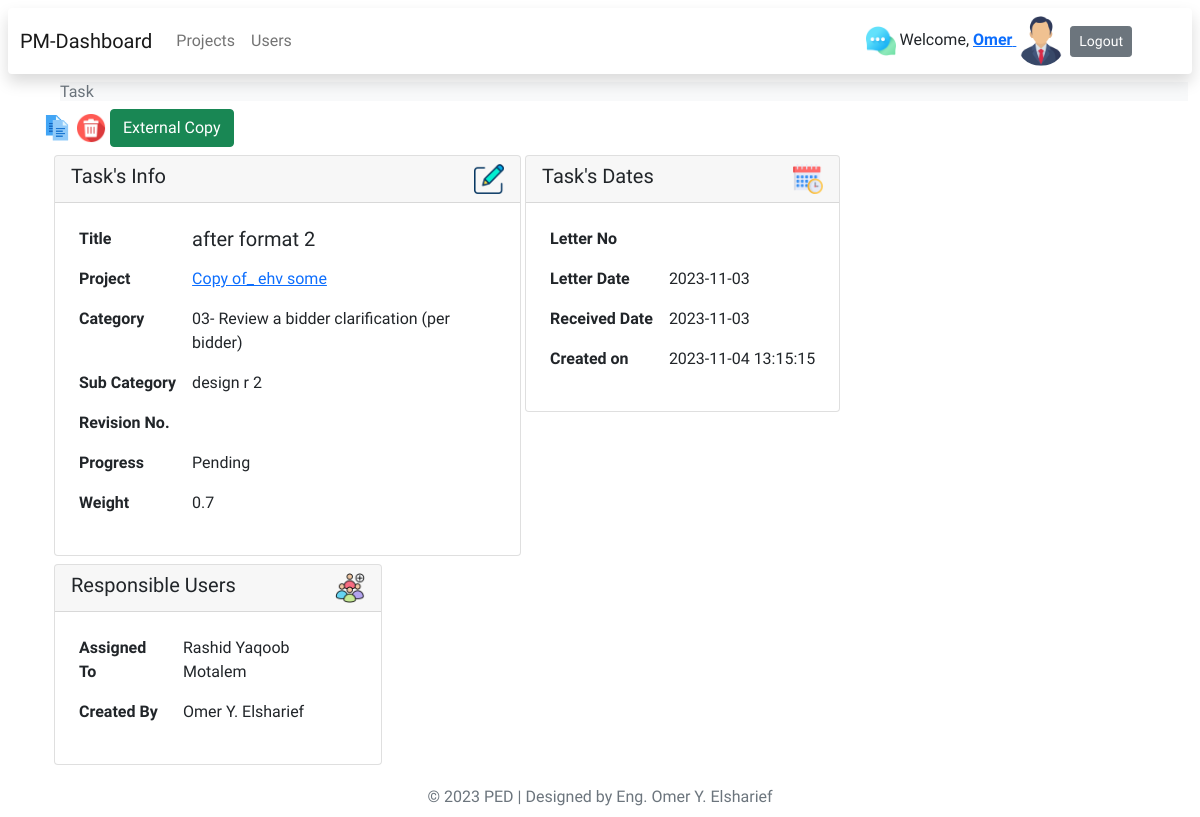
/task?id=42 (signed in), run on the app's committed database.
### tables this page shows
CREATE TABLE IF NOT EXISTS `tasks` (
  `id` int NOT NULL AUTO_INCREMENT,
  `title` varchar(255) NOT NULL,
  `category` varchar(255) DEFAULT NULL,
  `subcat` varchar(255) DEFAULT NULL,
  `revno` varchar(255) DEFAULT NULL,
  `letterno` varchar(255) DEFAULT NULL,
  `letterdate` date DEFAULT NULL,
  `recedate` date DEFAULT NULL,
  `replyno` varchar(255) DEFAULT NULL,
  `replydate` date DEFAULT NULL,
  `conshrs` varchar(255) DEFAULT NULL,
  `author` varchar(255) DEFAULT NULL,
  `project` varchar(255) DEFAULT NULL,
  `progress` varchar(255) DEFAULT NULL,
  `dayscount` varchar(255) DEFAULT NULL,
  `weight` varchar(255) DEFAULT NULL,
  `score` varchar(255) DEFAULT NULL,
  `assignuser` varchar(255) DEFAULT NULL,
  `cdate` timestamp NULL DEFAULT CURRENT_TIMESTAMP,
  PRIMARY KEY (`id`)
);

CREATE TABLE IF NOT EXISTS `projects` (
  `id` int NOT NULL AUTO_INCREMENT,
  `title` varchar(255) DEFAULT NULL,
  `cdate` datetime DEFAULT NULL,
  `tol` varchar(255) DEFAULT NULL,
  `pts` varchar(255) DEFAULT NULL,
  `contractor` varchar(255) DEFAULT NULL,
  `contractno` varchar(255) DEFAULT NULL,
  `category` varchar(255) DEFAULT NULL,
  `archived` varchar(255) DEFAULT NULL,
  `archivedate` datetime DEFAULT NULL,
  `author` varchar(255) DEFAULT NULL,
  `primaryassigneng` varchar(255) DEFAULT NULL,
  PRIMARY KEY (`id`),
  UNIQUE KEY `title` (`title`)
);

CREATE TABLE IF NOT EXISTS `taskscategories` (
  `id` int NOT NULL AUTO_INCREMENT,
  `category` varchar(255) DEFAULT NULL,
  `weight` varchar(255) DEFAULT NULL,
  `duration` varchar(255) DEFAULT NULL,
  `hours` varchar(255) DEFAULT NULL,
  PRIMARY KEY (`id`)
);

CREATE TABLE IF NOT EXISTS `subtaskscategories` (
  `id` int NOT NULL AUTO_INCREMENT,
  `category_id` varchar(255) NOT NULL,
  `subcat` varchar(255) NOT NULL,
  PRIMARY KEY (`id`)
);

CREATE TABLE IF NOT EXISTS `users` (
  `id` int UNSIGNED NOT NULL AUTO_INCREMENT,
  `user` varchar(250) DEFAULT NULL,
  `password` varchar(255) NOT NULL,
  `role` varchar(255) DEFAULT NULL,
  `name` varchar(255) NOT NULL,
  `image` varchar(255) DEFAULT NULL,
  `email` varchar(255) NOT NULL,
  `division` varchar(255) DEFAULT NULL,
  `emptype` varchar(255) DEFAULT NULL,
  `approved` varchar(255) DEFAULT '1',
  `nationality` varchar(255) DEFAULT NULL,
  `joiningdate` date DEFAULT NULL,
  `gradyear` date DEFAULT NULL,
  `vacbalance` varchar(255) DEFAULT NULL,
  `online` int NOT NULL DEFAULT '0',
  `cdate` datetime DEFAULT NULL,
  PRIMARY KEY (`id`),
  UNIQUE KEY `user` (`user`)
);

### controllers/tasks/task.php (called while the page is built, shortened)
<?php
require 'views/tasks/task.view.php';

### index.php (called while the page is built, shortened)
<?php
$router = new router();
$uri = parse_url($_SERVER['REQUEST_URI'])['path'];
$routes = include 'routes.php';
$router->route($uri, $routes);

### db.class.php (called while the page is built, shortened)
<?php
class Db
{
    private $host;
    private $username;
    private $password;
    private $database;
    public $connection;
    public function __construct($host, $username, $password, $database)
    {
        $this->host = $host;
        $this->username = $username;
        $this->password = $password;
        $this->database = $database;
    }
    private function connect()
    {
        $this->connection = new mysqli($this->host, $this->username, $this->password, $this->database);
    }
    public function read($table, $condition = '', $params = array(), $limit = null, $offset = null, $orderby = null)
    {
        $sql = "SELECT * FROM $table";
        if (!empty($condition)) {
            $sql .= " WHERE $condition";
        }
        if (!empty($orderby)) {
            $sql .= " ORDER BY $orderby DESC";
        }
        $statement = $this->connection->prepare($sql);
        if (!empty($params)) {
            $statement->bind_param(str_repeat("s", count($params)), ...$params);
        }
        $statement->execute();
        $result = $statement->get_result();
        $rows = array();
        while ($row = $result->fetch_assoc()) {
            $rows[] = $row;
        }
        return $rows;
    }
}

### auth.php (called while the page is built, shortened)
<?php
function isAdmin($role)
{
    return ($role == "admin") ?  true : false;
}
function isAssigned($table, $tid, $uid)
{
    $db = new Db('localhost', 'root', 'root', 'projectsms');
    $users = $db->read($table, 'id=? AND assignuser=?', array($tid, $uid));
    return ($users) ? true : false;
}

### views/tasks/task.view.php (the view, shortened to what this page needs)
<?php require("auth.php"); ?>
<?php $base = __DIR__ . '/../'; ?>
<?php require($base . 'partials/head.php'); ?>
<?php require($base . 'partials/nav.php'); ?>
<?php require($base . 'partials/banner.php'); ?>
<?php $tid = trim($_GET['id']) ?? ""; ?>
<?php require 'functions.php'; ?>
<?php
$uid = $_SESSION['uid'];
$role = $_SESSION['role'];
$disabled = (!isAssigned('tasks', $tid, $uid) && !isAdmin($role) && !isAuthor('tasks', $tid, $uid)) ? "disabled" : "";
?>
<main class="container">
    <?php $tasks = $db->read('tasks', 'id = ?', array($tid));
    foreach ($tasks as $row) {  ?>
    <div>
        <a title="Copy" onclick="return confirm('Are you sure you want to Copy?')"
            href="taskcopy?tid=<?= $tid ?>&pid=<?= $row['project']; ?>">
            <img class="icon" src="views/imgs/icons/copy.png"></a>
        <a class="<?= $disabled ?>" title="Delete" onclick="return confirm('Are you sure you want to Delete?')"
            href="taskdelete?tid=<?= $tid ?>&pid=<?= $row['project']; ?>">
            <img class="icon \" src="views/imgs/icons/delete.png"></a>
        <a href="taskextcopyview?tid=<?= $tid ?>" class="btn btn-success"
            onclick="window.open(this.href, '_blank', 'width=600,height=200,top=190,left=350,menubar=no,toolbar=no,location=no,status=no'); return false;">External
            Copy</a>
    </div>
    <div class="container mt-2">
        <div class="d-inline-block">
            <div class="card mb-2 w-auto">
                <div class="card-header h5 d-flex flex-row justify-content-between">
                    <div> Task's Info </div>
                    <div class=""><a class="<?= $disabled ?>" title="Edit"
                            href="taskupdate?tid=<?= $tid ?>&pid=<?= $row['project']; ?>">
                            <img class="icon " src="views/imgs/icons/edit.png"></a></div>
                </div>
                <div class="card-body">
                    <table class="table table-hover table-borderless rounded rounded-5 w-auto">
                        <tr>
                            <th class="text-dark rounded">Title</th>
                            <td class="h5 text-wrap" style="width: 20rem;"><?= $row['title']; ?></td>
                        </tr>
                        <tr>
                            <th class="text-dark rounded">Project</th>
                            <td><a href="project?id=<?php echo $row['project'] ?>"><?= project($row['project']); ?></a>
                            </td>
                        </tr>
                        <tr>
                            <th class="text-dark rounded">Category</th>
                            <td><?= taskcateg($row['category']); ?></td>
                        </tr>
                        <?php if ($row['subcat']) { ?>
                        <tr>
                            <th class="text-dark rounded">Sub Category</th>
                            <td><?= tasksubcateg($row['subcat']); ?></td>
                        </tr>
                        <?php } ?>
                        <tr>
                            <th class="text-dark rounded">Revision No.</th>
                            <td><?= $row['revno']; ?></td>
                        </tr>
                        <tr>
                            <th class="text-dark rounded">Progress</th>
                            <td><?= ($row['progress'] == "100") ? "Completed" : "Pending"; ?></td>
                        </tr>
                        <?php if ($row['weight']) { ?>
                        <tr>
                            <th class="text-dark rounded">Weight</th>
                            <td><?= $row['weight']; ?></td>
                        </tr><?php } ?>
                    </table>
                </div>
            </div>
        </div>
        <div class="d-inline-block">
            <div class="card mb-2 w-auto ml-2">
                <div class="card-header h5 d-flex flex-row justify-content-between">
                    <div>Task's Dates</div>
                    <img class="icon" src="views/imgs/icons/calendar.png">
                </div>
                <div class="card-body">
                    <table class="table table-hover table-borderless rounded rounded-5 w-auto">
                        <tr>
                            <th class="text-dark rounded">Letter No</th>
                            <td><?= $row['letterno']; ?></td>
                        </tr>
                        <tr>
                            <th class="text-dark rounded">Letter Date</th>
                            <td><?= $row['letterdate']; ?></td>
                        </tr>
                        <tr>
                            <th class="text-dark rounded">Received Date</th>
                            <td><?= $row['recedate']; ?></td>
                        </tr>
                        <tr>
                            <th class="text-dark rounded">Created on</th>
                            <td><?= $row['cdate']; ?></td>
                        </tr>
                    </table>
                </div>
            </div>
        </div>
        <div class="d-block" style="width:30%;">
            <div class="card mb-2 w-auto ml-2">
                <div class="card-header h5 d-flex flex-row justify-content-between">
                    <div>Responsible Users</div>
                    <img class="icon" src="views/imgs/icons/employees.png">
                </div>
                <div class="card-body">
                    <table class="table table-hover table-borderless rounded rounded-5 w-auto">
                        <tr>
                            <th class="text-dark rounded">Assigned To</th>
                            <td><?= user($row['assignuser']); ?></td>
                        </tr>
                        <tr>
                            <th class="text-dark rounded">Created By</th>
                            <td><?= user($row['author']); ?></td>
                        </tr>
                    </table>
                </div>
            </div>
        </div>
        <?php } ?>
</main>
<?php require($base . 'partials/footer.php'); ?>

### functions.php (shortened to what this page needs)
<?php
function user($id)
{
    $db = new Db('localhost', 'root', 'root', 'projectsms');
    $users = $db->read('users', 'id=?', array($id));
    echo $user = $users['0']['name'] ?? NULL;
}
function project($id)
{
    $db = new Db('localhost', 'root', 'root', 'projectsms');
    $projects = $db->read('projects', 'id=?', array($id));
    echo $project = $projects['0']['title'] ?? NULL;
}
function taskcateg($id)
{
    $db = new Db('localhost', 'root', 'root', 'projectsms');
    $categories = $db->read('taskscategories', 'id=?', array($id));
    echo $category = $categories['0']['category'] ?? NULL;
}
function tasksubcateg($id)
{
    $db = new Db('localhost', 'root', 'root', 'projectsms');
    $subcategories = $db->read('subtaskscategories', 'id=?', array($id));
    echo $subcategory = $subcategories['0']['subcat'] ?? NULL;
}

### views/css/style.css (style rules this page uses)
body { display:block !important; font-family: 'Kanit', sans-serif; }
.icon { width: 30px; height: 30px; }

### data on the page
tasks: title "after format 2", projects.title "Copy of_ ehv some", taskscategories.category "03- Review a bidder clarification (per bidder)", subtaskscategories.subcat "design r 2", progress "Pending", weight "0.7", letterdate "2023-11-03", recedate "2023-11-03", cdate "2023-11-04 13:15:15", users.name "Rashid Yaqoob Motalem Omer Y. Elsharief"

### other printed values
$firstname "Omer"
$heading "Task"
